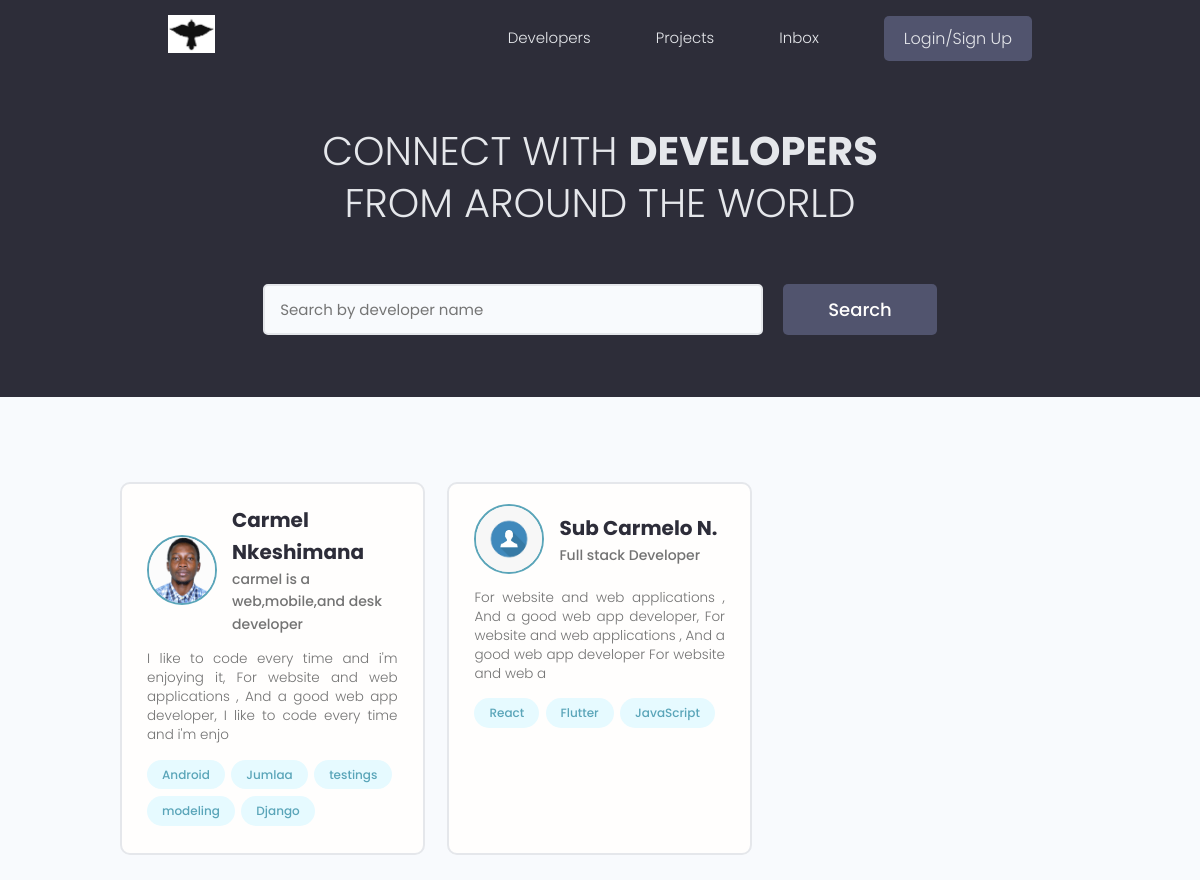
Before: / with the older database file.
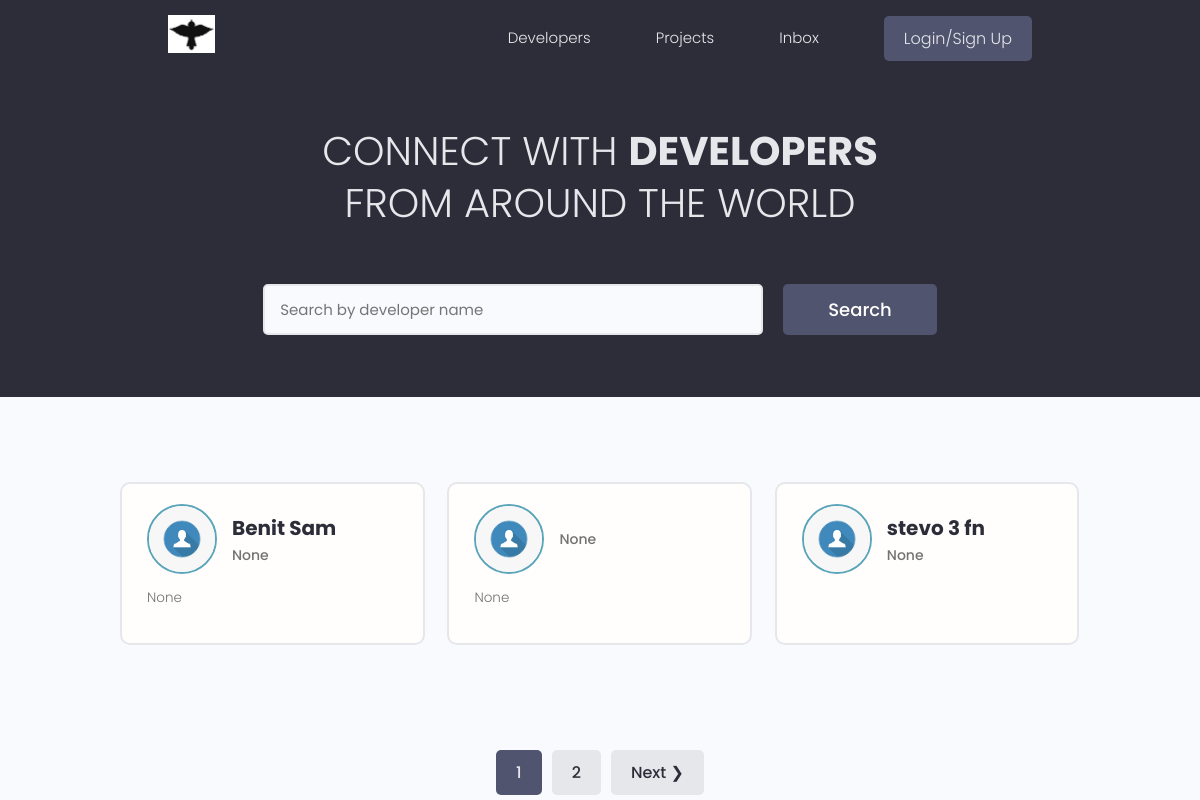
After: the same page with the newer database file.
### users/models.py (models this page shows, shortened)
class Profile(models.Model):
    user = models.OneToOneField(User, on_delete=models.CASCADE, null=True, blank=True)
    name = models.CharField(max_length=200, blank=True, null=True)
    email = models.CharField(max_length=500, blank=True,  null=True)
    username = models.CharField(max_length=200, blank=True, null=True)
    location = models.CharField(max_length=200, blank=True, null=True)
    short_intro = models.CharField(max_length=200, blank=True,  null=True)
    bio = models.TextField(blank=True, null=True)
    profile_image = models.ImageField(null=True, blank=True, upload_to='profiles/', default='profiles/user-default.jpg')
    social_github = models.CharField(max_length=200, blank=True, null=True)
    social_twitter = models.CharField(max_length=200, blank=True, null=True)
    social_linkedin = models.CharField(max_length=200, blank=True, null=True)
    social_youtube = models.CharField(max_length=200, blank=True, null=True)
    social_website = models.CharField(max_length=200, blank=True, null=True)
    created = models.DateTimeField(auto_now_add=True)
    id = models.UUIDField(default=uuid.uuid4,
                          unique=True, primary_key=True, editable=False)

class Skill(models.Model):
    owner = models.ForeignKey(Profile,
                              on_delete=models.CASCADE,
                              null=True, blank=True)
    name = models.CharField(max_length=200, blank=True, null=True)
    description = models.TextField(blank=True, null=True)
    created = models.DateTimeField(auto_now_add=True)
    id = models.UUIDField(default=uuid.uuid4,
                          unique=True, primary_key=True, editable=False)
    def __str__(self):
        return str(self.name)

### users/views.py (the view)
# urls.py: path('', views.profiles, name="profiles"),
def profiles(request):
    profiles, search_query = searchProfiles(request)
    custom_range, profiles = paginateProfiles(request, profiles, 3)
    context = {'profiles':profiles,
               'search_query':search_query,
               'custom_range':custom_range}
    return render(request, 'users/profile.html',context)

### users/utils.py (called while the page is built)
def searchProfiles(request):
    search_query = ''
    if request.GET.get('search_query'):
        search_query = request.GET.get('search_query')
    skills = Skill.objects.filter(
        name__icontains= search_query
    )
    profiles = Profile.objects.distinct().filter(
         Q(name__icontains=search_query) |
         Q(short_intro__icontains=search_query) |
         Q(skill__in=skills)
        )
    return profiles, search_query

def paginateProfiles(request, profiles, results):
    page = request.GET.get('pageSend')
    results = 3
    paginator = Paginator(profiles, results)
    try:
        profiles = paginator.page(page)
    except PageNotAnInteger:
        page = 1
        profiles = paginator.page(page)
    except EmptyPage:
        page = paginator.num_pages
        profiles = paginator.page(page)
    leftIndex = (int(page) - 3)
    if leftIndex < 1:
        leftIndex = 1
    rightIndex = (int(page) + 2)
    if rightIndex > paginator.num_pages:
        rightIndex = paginator.num_pages + 1
    custom_range = range(leftIndex, rightIndex)
    return custom_range, profiles

### users/templates/users/profile.html (shortened to what this page needs)
{% extends 'main.html' %}
{% block content %}
  <main class="home">
    <section class="hero-section text-center">
      <div class="container container--narrow">
        <div class="hero-section__box">
          <h2>CONNECT WITH <span>DEVELOPERS</span></h2>
          <h2>FROM AROUND THE WORLD</h2>
        </div>
        <div class="hero-section__search">
          <form class="form" action="{% url 'profiles' %}" method="get">
            <div class="form__field">
              <input class="input input--text" id="formInput#search" type="text" name="search_query"
                placeholder="Search by developer name" value="{{search_query}}" />
            </div>
            <input class="btn btn--sub btn--lg" type="submit" value="Search" />
          </form>
        </div>
      </div>
    </section>
    <section class="devlist">
      <div class="container">
        <div class="grid grid--three">
         {% for profile in profiles %}
          <div class="column card">
            <div class="dev">
              <a href="{% url 'userProfile' profile.id %}" class="card__body">
                <div class="dev__profile">
                  <img class="avatar avatar--md" src="{{profile.profile_image.url}}" alt="image" />
                  <div class="dev__meta">
                    <h3>{{profile.name}}</h3>
                    <h5>{{profile.short_intro}}</h5>
                  </div>
                </div>
                <p class="dev__info">{{profile.bio|slice:":150"}}</p>
                <div class="dev__skills">
                  {% for skill in profile.skill_set.all|slice:":5" %}
                    <span class="tag tag--pill tag--main">
                        <small>{{skill}}</small>
                    </span>
                  {% endfor %}
                </div>
              </a>
            </div>
          </div>
          {% endfor %}
        </div>
      </div>
    </section>
  {% include 'pagination.html' with querySet=profiles custom_range=custom_range %}
  </main>
{% endblock content %}

Changed rows visible on the page:
no longer on this page (row edited): Profile: profile_image (picture), name "Carmel Nkeshimana", short_intro "carmel is a web,mobile,and desk developer", bio "I like to code every time and i'm enjoying it, For website and web applications , And a good web app developer, I like to code every time and i'm enjo"
no longer on this page (row unchanged): Skill: name "Android", shown under "Carmel Nkeshimana"
no longer on this page (row unchanged): Skill: name "Jumlaa", shown under "Carmel Nkeshimana"
removed Skill: name "testings", shown under "Carmel Nkeshimana"
no longer on this page (row unchanged): Skill: name "modeling", shown under "Carmel Nkeshimana"
no longer on this page (row unchanged): Skill: name "Django", shown under "Carmel Nkeshimana"
no longer on this page (row unchanged): Profile: profile_image (placeholder picture), name "Sub Carmelo N.", short_intro "Full stack Developer", bio "For website and web applications , And a good web app developer, For website and web applications , And a good web app developer For website and web a"
no longer on this page (row unchanged): Skill: name "React", shown under "Sub Carmelo N."
no longer on this page (row unchanged): Skill: name "Flutter", shown under "Sub Carmelo N."
no longer on this page (row unchanged): Skill: name "JavaScript", shown under "Sub Carmelo N."
added Profile: profile_image (placeholder picture), name "Benit Sam", short_intro "None", bio "None"
added Profile: profile_image (placeholder picture), short_intro "None", bio "None"
added Profile: profile_image (placeholder picture), name "stevo 3 fn", short_intro "None"
Other visible differences:
new list line: "1"
new list line: "2"
text now shown: "Next ❯"
